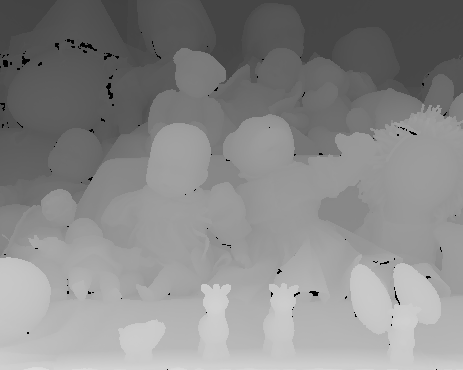
%> input picture IMGPRO/Assignment 3D/Images/ground.png, 463 x 370 px
$ octave Ass5_Ex2.m   (GNU Octave 9; MATLAB toolbox functions it lacks are replaced by stand-ins)
%> lines starting %> are read from the running program, lines starting %| are printed output that depends on the picture; in (x1, y1, x2, y2) boxes, pixels count from 0 and x2, y2 are one past the last pixel; in counts of white or black regions, pixels touching at a corner belong together; the program's own positions count from 1
%> further down, disp is the input picture: size 370x463 uint8; min 0, max 221, mean 137
### IMGPRO/Assignment 3D/DepthCompute.m
function [ DepthMap] = DepthCompute (disp, B, f )
%> called with B = 600, f = 30
% Find all value =0 in disp and change to second lowest value or we can
% change to 1.
A =unique(disp);
%> A = 159 values from 0 to 221
disp(find(disp==0)) = A(2);
%> disp: size 370x463 uint8; 0.4% of pixels changed, all inside (x1, y1, x2, y2) = (0, 32, 456, 370)
DepthMap = 1./double(disp)*f*B;
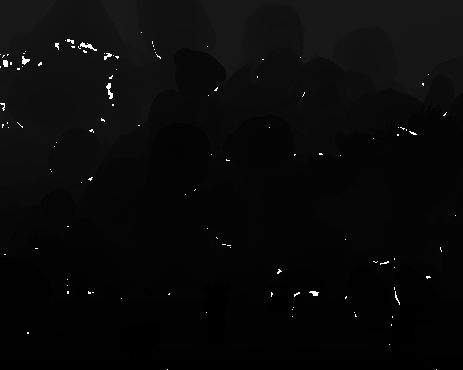
%> DepthMap: size 370x463 double; min 81.45, max 2000, mean 154.1; drawn with min black and max white

### IMGPRO/Assignment 3D/Ass5_Ex2.m
disp = imread('./Images/ground.png');
% Calculate depth
depth = DepthCompute(disp,600,30);
% Median filter to remove outlier
depth = medfilt2(disp,[9 9]);

% 3D Construct
img = imread('./Images/view1.png');
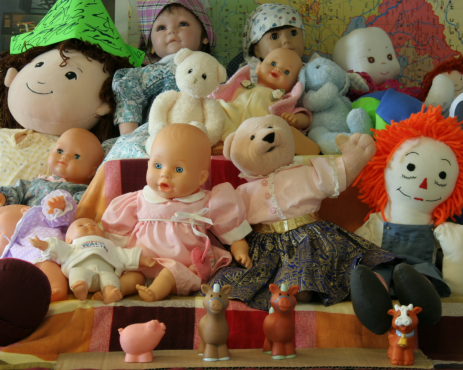
%> input picture IMGPRO/Assignment 3D/Images/view1.png, 463 x 370 px
%> img is the input picture: size 370x463x3 uint8; mean R, G, B 120.9, 98.7, 73
warp(depth,img); rotate3d on;
%> (this line was passed over: warp is not available in this run)

%% Define threashold for background by clicking points
figure;
img_his = histogram(depth);
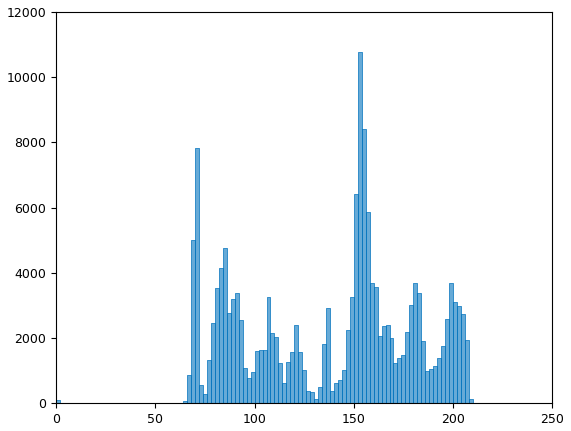
%> figure redrawn from the program's plot data; tallest bar 10763 high, from x = 152 to 154
%> (the run ends here)
